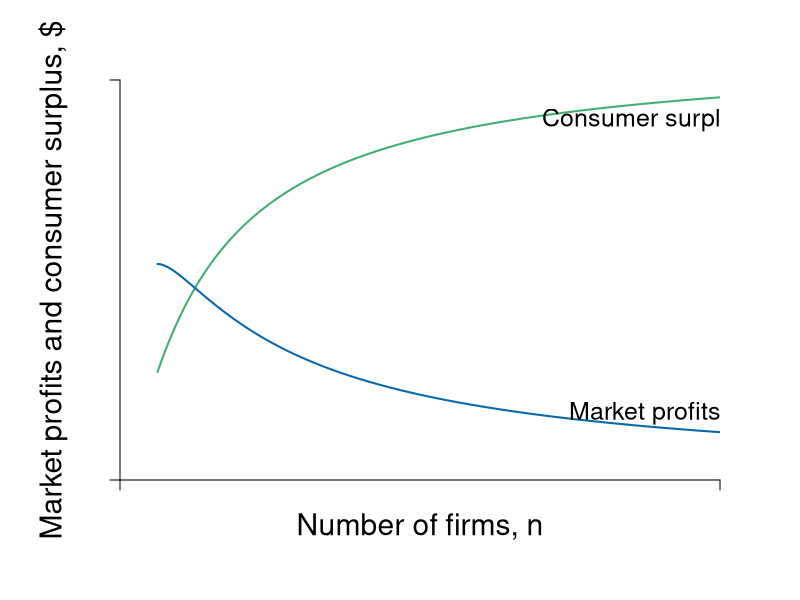

The R script that drew this image:
require(shape)
pdf(file = "competitionmarkets/profit_consumersurplus_n.pdf", width = 9, height = 7)

#Set parameters for graphics
pointsize <- 1.8
axislabelsize <- 1.8
labelsize <- 1.5
namesize <- 1.8
annotatesize <- 1.5
graphlinewidth <- 2
segmentlinewidth <- 1.5

COL <- c("#7fc97f", "#beaed4", "#fdc086", "#ffff99", "#386cb0", "#f0027f", "#bf5b17", "#666666")
COLA <- c("#e0f3db", "#99d8c9","#66c2a4","#41ae76", "#238b45", "#005824")
COLB <- c("#c6dbef", "#4eb3d3", "#2b8cbe", "#0868ac","#084081")

par(mar =  c(6, 6, 4, 4))

marketProfit <- function(n, s = 0.5, pmax = 20, c1 = 2) {
  n*(1/(n+1)^2)*(pmax - c1)^2/(s)
}

consumerSurplus <- function(n, s = 0.5, pmax = 20, c1 = 2) {
  (1/2)*(pmax - (c1 + ((1/(n+1))*(pmax -c1)  )) )*(n/(n+1))*( (pmax - c1)/(s))
}


piB <- function(xa, xb, s = 0.5, pmax = 20, c1 = 2) {
  (pmax - s*xa)*xb - s*(xb)^2 - c1*xb
}

brfB <- function(xa, s = 0.5, pmax = 20, c1 = 2) {
  (pmax - c1)/(2*s) - (1/2)*xa
}

brfA <- function(xa, s = 0.5, pmax = 20, c1 = 2) {
  (pmax - c1)/s - 2*xa
}

# brfPE <- function(ea, alpha = 16, beta = 1/12) {
#   alpha*(1 - beta*ea)
# }
# 
# indiffeA <- function(ea, alpha = 16, beta = 1/24, uA = 46.08) {
#   1/beta - (0.5*ea)/(alpha*beta) - uA/(alpha*beta*ea)
# }
# 
# indiffB <- function(eb, alpha = 16, beta = 1/24, uB = 46.08) {
#   (alpha*eb - uB - 0.5*eb^2)/(alpha*beta*eb)
# }
# 
# indiffB2 <- function(ea, alpha = 16, beta = 1/24, uB = 46.08) {
#   sqrt(alpha^2*(beta*ea - 1)^2 - 2*uB) - alpha*beta*ea + alpha
# }
# 
# indiffB3 <- function(ea, alpha = 16, beta = 1/24, uB = 46.08) {
#   -sqrt(alpha^2*(beta*ea - 1)^2 - 2*uB) - alpha*beta*ea + alpha
# }


#Input into Wolfram Alpha: solve for x y = 1/b - (0.5*x)/(a*b) - u/(a*b*x)

# indiffAlowB <- function(eb, alpha = 16, beta = 1/24, uA = 46.08) {
#   0.5*(-sqrt((2*alpha*beta*eb - 2*alpha)^2 - 8*uA)) - 2*alpha*beta*eb + 2*alpha
# }
# 
# indiffAlow <- function(ea, alpha = 16, beta = 1/24, uA = 46.08) {
#   0.5*(-sqrt((2*alpha*beta*ea - 2*alpha)^2 - 8*uA)) - 2*alpha*beta*ea + 2*alpha
# }
# 
# indiffAgain <- function(ea, alpha = 16, beta = 1/24, uA = 46.08) {
#   (-2*alpha*ea +2*uA + ea^2 )/ ( 2 * alpha * beta * ea)
# }

xlims <- c(0, 16)
ylims <- c(0, 300)

npts <- 501 
x <- seq(xlims[1], xlims[2], length.out = npts)
y <- seq(ylims[1], ylims[2], length.out = npts) 
a <- c(46.08, 55, 64)
b <- c(46.08, 55, 64)


#B's value when at A's bliss point
#0.35*log(5.88) + 0.35*log(8.88) + 0.5*log(10 - 5.88) + 0.5*log(15 - 8.88) 

#B's bliss point x = 4.11765; y = 6.17647
#A's value when at A's bliss point
#0.5*log(4.11765) + 0.5*log(6.17647) + 0.35*log(10 - 4.11765) + 0.35*log(15 - 6.17647) 


plot(0, 0, xlim = xlims, ylim = ylims, type = "n",
     xlab = expression(paste("")),
     ylab = expression(paste("")), 
     xaxt = "n", 
     yaxt = "n", 
     cex.lab = axislabelsize, 
     bty = "n",
     xaxs="i", 
     yaxs="i")

# ticksy <- seq(from = 0, to = ylims[2], by = 20)
# ylabels <- seq(from = 0, to = ylims[2], by = 20)
# ticksx <- seq(from = 0, to = xlims[2], by = 2)
# xlabels <- seq(from = 0, to = xlims[2], by = 2)
ticksy <- c(0, ylims[2])
ylabels <- c(NA, NA)
ticksx <- c(0, xlims[2])
xlabels <- c(NA, NA)

axis(1, at = ticksx, pos = 0, labels = xlabels)

#text(x = c(0, 12, 18, 36, xlims[2]), par("usr")[3] - 0.4, labels = xlabels, srt = 0, pos = 1, xpd = TRUE)

axis(2, at = ticksy, pos = 0, labels = ylabels, las = 1)

npts <- 500 
xx1 <- seq(xlims[1], xlims[2], length.out = npts)
xx2 <- seq(1, xlims[2], length.out = npts)

lines(xx2, consumerSurplus(xx2, s = 1/2, pmax = 20, c1 = 2), col = COLA[4], lwd = graphlinewidth)
lines(xx2, marketProfit(xx2, s = 1/2, pmax = 20, c1 = 2), col = COLB[4], lwd = graphlinewidth)

# segments(0, 12, 12, 12, lty = 2, col = "gray" , lwd = segmentlinewidth)
# segments(12, 0, 12, 12, lty = 2, col = "gray" , lwd = segmentlinewidth)

#mtext(expression(paste("A's output, ", x^A)), side=1, line = 2.5, cex = axislabelsize)
text(0.5*(xlims[2]), -35, expression(paste("Number of firms, ", n)), xpd = TRUE, cex = axislabelsize) 
text(-1.8, 0.5*ylims[2], expression(paste("Market profits and consumer surplus, $")), xpd = TRUE, cex = axislabelsize, srt = 90) 

#segments(4.11765, 6.17647, 5.88, 8.88, lty = 1, col = COL[2] , lwd = graphlinewidth)
#text(7.3, 3, expression("Pareto Efficient"))
#text(7.3, 2.5, expression("Curve"))
#Arrows(7.3, 3.5, 7.3, 6.1, col = "black", lty = 1, lwd = 2, arr.type = "triangle", arr.lwd = 0.5)

#Label the iso-welfare functions for the HG, Aisha
# text(3.8, 1.5, expression(u[1]^A))
# text(4.6, 1.5, expression(u[2]^A))
# text(5.5, 1.5, expression(u[3]^A))
#text(6.6, 8.3, expression(u[4]^A))

#Label the indifference curves for the HG, Betty
# text(7.6, 17, expression(u[1]^B))
# text(6.75, 17, expression(u[2]^B))
# text(6, 17, expression(u[3]^B))
#text(3.4, 6.9, expression(v[4]^B))

#Label point i. 
# points(12, 12, pch = 16, col = "black", cex = 1.5)
# text(16.5, 12.5, expression(paste("Nash Equilibrium")))
# text(11.3, 11.3, expression(paste("n")))

#Annotate Pareto Efficient Curve and relevant points
# segments(8, 6, 6, 8, lty = 1, col = COL[2] , lwd = graphlinewidth)
# points(6, 8, pch = 16, col = "black", cex = 1.5)
# text(6, 8.5, expression(paste("g")))
# 
# points(8, 6, pch = 16, col = "black", cex = 1.5)
# text(7, 7.5, expression(paste("i")))
# 
# points(7, 7, pch = 16, col = "black", cex = 1.5)
# text(8, 6.5, expression(paste("f")))

#points(5.84, 8.77, pch = 16, col = "black", cex = 1.5)

#B's brf
text(14, 270, expression(paste("Consumer surplus")), cex = labelsize)
#text(14, 6, expression(paste("function")))
#Arrows(29.5, 6.75, 24, 6.75, col = "black", lty = 1, lwd = 2, arr.type = "triangle", arr.lwd = 0.5)

#A's brf
text(14, 50, expression(paste("Market profits")), cex = labelsize)
#text(6, 32.75, expression(paste("function")))
#Arrows(6, 32, 6, 26, col = "black", lty = 1, lwd = 2, arr.type = "triangle", arr.lwd = 0.5)



# par(new = TRUE)
# 
# #Use the same x and ylims as previously, but with locations switched
# xlims2 <- c(18, 0)
# ylims2 <- c(18, 0)

#Leave the ylab and xlab blank to ensure no axes titles
# plot(0, 0, xlim = xlims2, ylim = ylims2, type = "n",
#      xlab = expression(paste("")),
#      ylab = expression(paste("")),
#      xaxt = "n", 
#      yaxt = "n", 
#      cex.lab = 1.3, 
#      bty = "n",
#      xaxs="i", 
#      yaxs="i")
# 
# 
# lines(xx1, indiffAlow(xx1, uA = 46.08, alpha = 16, beta = 1/24), col = COL[2], lwd = graphlinewidth)


#Set up axes at sides 3 and 4 (top and right)
# axis(side = 3, at = ticksx, pos = 0, labels = xlabels)
# axis(side = 4, at = ticksy, pos = 0, labels = ylabels, las = 0)
# mtext("B's Apples, x", side=3, line = 2.5, cex = axislabelsize)
# text(-0.8, 7, expression(paste("B's Oranges, y")), xpd = TRUE, cex = axislabelsize, srt = 270) 
# 
# #Add arrows:
# arrows(-0.8, 10, -0.8, 14, xpd = TRUE, length=0.1,angle=40,lwd=3)
# arrows(6.2, -1.8, 9, -1.8, xpd = TRUE, length=0.1,angle=40,lwd=3)
# 

#Customize ticks and labels for the plot
#ticksy <- seq(from = 0, to = 15, by = 1)
#ylabels <- seq(from = 0, to = 15, by = 1)
#ticksx <- seq(from = 0, to = 10, by = 1)
#xlabels <- seq(from = 0, to = 10, by = 1)
#axis(1, at = ticksx, pos = 0, labels = xlabels)
#axis(2, at = ticksy, pos = 0, labels = ylabels, las = 0)

dev.off()
